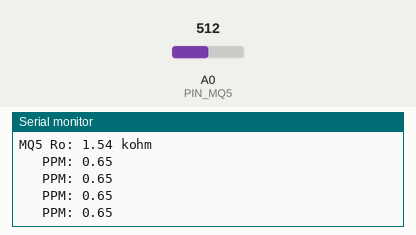
This sketch was run on a simulated Arduino Uno, built with avr-gcc and run on an emulated ATmega328P. On the bench: the last lines printed to the serial monitor. The test bench sets the inputs (shaded band); at power-on: A0 (PIN_MQ5) = 512.

Above: at 1.4 s.
1.5 s: A0 (PIN_MQ5) set to 1013
At 1.96 s:
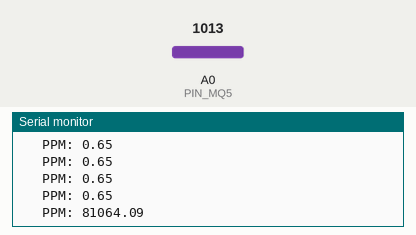
3.0 s: A0 (PIN_MQ5) set to 1023
At 3.47 s:
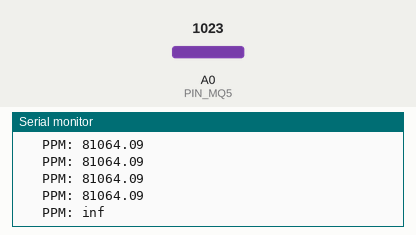

The sketch:

MQ5.ino
```cpp
#include "MQ5.h"


#define PIN_MQ5 A0
MQ5 mq5_sensor = MQ5(PIN_MQ5, true);

float correctedRZero;
float resistance ;
float ppm ;

void setup() {
  Serial.begin(9600);
  mq5_sensor.begin();
}

void loop() {

  ppm = mq5_sensor.getPPM();

  Serial.print("\t PPM: ");
  Serial.println(ppm);

  delay(300);
}
```

Measured:
- the behaviour switches between 1022 and 1023 on A0 (PIN_MQ5) (found by bisection; images 1 and 2)
- after the input at 1.5 s, the serial monitor: prints a new line after 0.26 s (image 1)
- after the input at 3.0 s, the serial monitor: prints a new line after 0.26 s (image 2)
